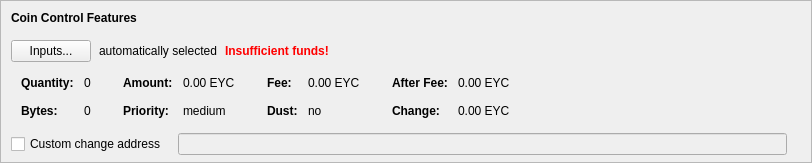
    <widget class="QFrame" name="frameCoinControl">
     <property name="sizePolicy">
      <sizepolicy hsizetype="Expanding" vsizetype="Expanding">
       <horstretch>0</horstretch>
       <verstretch>0</verstretch>
      </sizepolicy>
     </property>
     <property name="maximumSize">
      <size>
       <width>16777215</width>
       <height>16777215</height>
      </size>
     </property>
     <property name="frameShape">
      <enum>QFrame::StyledPanel</enum>
     </property>
     <property name="frameShadow">
      <enum>QFrame::Sunken</enum>
     </property>
     <layout class="QVBoxLayout" name="verticalLayoutCoinControl2">
      <property name="spacing">
       <number>0</number>
      </property>
      <property name="leftMargin">
       <number>0</number>
      </property>
      <property name="topMargin">
       <number>0</number>
      </property>
      <property name="rightMargin">
       <number>0</number>
      </property>
      <property name="bottomMargin">
       <number>6</number>
      </property>
      <item>
       <layout class="QVBoxLayout" name="verticalLayoutCoinControl" stretch="0,0,0,0,1">
        <property name="spacing">
         <number>0</number>
        </property>
        <property name="leftMargin">
         <number>10</number>
        </property>
        <property name="topMargin">
         <number>10</number>
        </property>
        <item>
         <layout class="QHBoxLayout" name="horizontalLayoutCoinControl1">
          <property name="bottomMargin">
           <number>15</number>
          </property>
          <item>
           <widget class="QLabel" name="labelCoinControlFeatures">
            <property name="sizePolicy">
             <sizepolicy hsizetype="Preferred" vsizetype="Maximum">
              <horstretch>0</horstretch>
              <verstretch>0</verstretch>
             </sizepolicy>
            </property>
            <property name="font">
             <font>
              <weight>75</weight>
              <bold>true</bold>
             </font>
            </property>
            <property name="styleSheet">
             <string notr="true">font-weight:bold;</string>
            </property>
            <property name="text">
             <string>Coin Control Features</string>
            </property>
           </widget>
          </item>
         </layout>
        </item>
        <item>
         <layout class="QHBoxLayout" name="horizontalLayoutCoinControl2" stretch="0,0,0,0">
          <property name="spacing">
           <number>8</number>
          </property>
          <property name="bottomMargin">
           <number>10</number>
          </property>
          <item>
           <widget class="QPushButton" name="pushButtonCoinControl">
            <property name="styleSheet">
             <string notr="true"/>
            </property>
            <property name="text">
             <string>Inputs...</string>
            </property>
            <property name="autoDefault">
             <bool>false</bool>
            </property>
           </widget>
          </item>
          <item>
           <widget class="QLabel" name="labelCoinControlAutomaticallySelected">
            <property name="text">
             <string>automatically selected</string>
            </property>
            <property name="margin">
             <number>5</number>
            </property>
           </widget>
          </item>
          <item>
           <widget class="QLabel" name="labelCoinControlInsuffFunds">
            <property name="font">
             <font>
              <weight>75</weight>
              <bold>true</bold>
             </font>
            </property>
            <property name="styleSheet">
             <string notr="true">color:red;font-weight:bold;</string>
            </property>
            <property name="text">
             <string>Insufficient funds!</string>
            </property>
            <property name="margin">
             <number>5</number>
            </property>
           </widget>
          </item>
          <item>
           <spacer name="horizontalSpacerCoinControl">
            <property name="orientation">
             <enum>Qt::Horizontal</enum>
            </property>
            <property name="sizeHint" stdset="0">
             <size>
              <width>40</width>
              <height>1</height>
             </size>
            </property>
           </spacer>
          </item>
         </layout>
        </item>
        <item>
         <widget class="QWidget" name="widgetCoinControl" native="true">
          <property name="sizePolicy">
           <sizepolicy hsizetype="Preferred" vsizetype="Preferred">
            <horstretch>0</horstretch>
            <verstretch>0</verstretch>
           </sizepolicy>
          </property>
          <property name="minimumSize">
           <size>
            <width>0</width>
            <height>0</height>
           </size>
          </property>
          <property name="styleSheet">
           <string notr="true"/>
          </property>
          <layout class="QHBoxLayout" name="horizontalLayoutCoinControl5">
           <property name="leftMargin">
            <number>0</number>
           </property>
           <property name="topMargin">
            <number>0</number>
           </property>
           <property name="rightMargin">
            <number>0</number>
           </property>
           <property name="bottomMargin">
            <number>0</number>
           </property>
           <item>
            <layout class="QHBoxLayout" name="horizontalLayoutCoinControl3" stretch="0,0,0,1">
             <property name="spacing">
              <number>20</number>
             </property>
             <property name="topMargin">
              <number>0</number>
             </property>
             <property name="bottomMargin">
              <number>10</number>
             </property>
             <item>
              <layout class="QFormLayout" name="formLayoutCoinControl1">
               <property name="horizontalSpacing">
                <number>10</number>
               </property>
               <property name="verticalSpacing">
                <number>14</number>
               </property>
               <property name="leftMargin">
                <number>10</number>
               </property>
               <property name="topMargin">
                <number>4</number>
               </property>
               <property name="rightMargin">
                <number>6</number>
               </property>
               <item row="0" column="0">
                <widget class="QLabel" name="labelCoinControlQuantityText">
                 <property name="font">
                  <font>
                   <weight>75</weight>
                   <bold>true</bold>
                  </font>
                 </property>
                 <property name="text">
                  <string>Quantity:</string>
                 </property>
                 <property name="margin">
                  <number>0</number>
                 </property>
                </widget>
               </item>
               <item row="0" column="1">
                <widget class="QLabel" name="labelCoinControlQuantity">
                 <property name="cursor">
                  <cursorShape>IBeamCursor</cursorShape>
                 </property>
                 <property name="contextMenuPolicy">
                  <enum>Qt::ActionsContextMenu</enum>
                 </property>
                 <property name="text">
                  <string notr="true">0</string>
                 </property>
                 <property name="margin">
                  <number>0</number>
                 </property>
                 <property name="textInteractionFlags">
                  <set>Qt::LinksAccessibleByMouse|Qt::TextSelectableByKeyboard|Qt::TextSelectableByMouse</set>
                 </property>
                </widget>
               </item>
               <item row="1" column="0">
                <widget class="QLabel" name="labelCoinControlBytesText">
                 <property name="font">
                  <font>
                   <weight>75</weight>
                   <bold>true</bold>
                  </font>
                 </property>
                 <property name="text">
                  <string>Bytes:</string>
                 </property>
                </widget>
               </item>
               <item row="1" column="1">
                <widget class="QLabel" name="labelCoinControlBytes">
                 <property name="cursor">
                  <cursorShape>IBeamCursor</cursorShape>
                 </property>
                 <property name="contextMenuPolicy">
                  <enum>Qt::ActionsContextMenu</enum>
                 </property>
                 <property name="text">
                  <string notr="true">0</string>
                 </property>
                 <property name="textInteractionFlags">
                  <set>Qt::LinksAccessibleByMouse|Qt::TextSelectableByKeyboard|Qt::TextSelectableByMouse</set>
                 </property>
                </widget>
               </item>
              </layout>
             </item>
             <item>
              <layout class="QFormLayout" name="formLayoutCoinControl2">
               <property name="horizontalSpacing">
                <number>10</number>
               </property>
               <property name="verticalSpacing">
                <number>14</number>
               </property>
               <property name="leftMargin">
                <number>6</number>
               </property>
               <property name="topMargin">
                <number>4</number>
               </property>
               <property name="rightMargin">
                <number>6</number>
               </property>
               <item row="0" column="0">
                <widget class="QLabel" name="labelCoinControlAmountText">
                 <property name="font">
                  <font>
                   <weight>75</weight>
                   <bold>true</bold>
                  </font>
                 </property>
                 <property name="text">
                  <string>Amount:</string>
                 </property>
                 <property name="margin">
                  <number>0</number>
                 </property>
                </widget>
               </item>
               <item row="0" column="1">
                <widget class="QLabel" name="labelCoinControlAmount">
                 <property name="cursor">
                  <cursorShape>IBeamCursor</cursorShape>
                 </property>
                 <property name="contextMenuPolicy">
                  <enum>Qt::ActionsContextMenu</enum>
                 </property>
                 <property name="text">
                  <string notr="true">0.00 EYC</string>
                 </property>
                 <property name="textInteractionFlags">
                  <set>Qt::LinksAccessibleByMouse|Qt::TextSelectableByKeyboard|Qt::TextSelectableByMouse</set>
                 </property>
                </widget>
               </item>
               <item row="1" column="0">
                <widget class="QLabel" name="labelCoinControlPriorityText">
                 <property name="font">
                  <font>
                   <weight>75</weight>
                   <bold>true</bold>
                  </font>
                 </property>
                 <property name="text">
                  <string>Priority:</string>
                 </property>
                </widget>
               </item>
               <item row="1" column="1">
                <widget class="QLabel" name="labelCoinControlPriority">
                 <property name="cursor">
                  <cursorShape>IBeamCursor</cursorShape>
                 </property>
                 <property name="contextMenuPolicy">
                  <enum>Qt::ActionsContextMenu</enum>
                 </property>
                 <property name="text">
                  <string notr="true">medium</string>
                 </property>
                 <property name="textInteractionFlags">
                  <set>Qt::LinksAccessibleByMouse|Qt::TextSelectableByKeyboard|Qt::TextSelectableByMouse</set>
                 </property>
                </widget>
               </item>
              </layout>
             </item>
             <item>
              <layout class="QFormLayout" name="formLayoutCoinControl3">
               <property name="horizontalSpacing">
                <number>10</number>
               </property>
               <property name="verticalSpacing">
                <number>14</number>
               </property>
               <property name="leftMargin">
                <number>6</number>
               </property>
               <property name="topMargin">
                <number>4</number>
               </property>
               <property name="rightMargin">
                <number>6</number>
               </property>
               <item row="0" column="0">
                <widget class="QLabel" name="labelCoinControlFeeText">
                 <property name="font">
                  <font>
                   <weight>75</weight>
                   <bold>true</bold>
                  </font>
                 </property>
                 <property name="text">
                  <string>Fee:</string>
                 </property>
                 <property name="margin">
                  <number>0</number>
                 </property>
                </widget>
               </item>
               <item row="0" column="1">
                <widget class="QLabel" name="labelCoinControlFee">
                 <property name="cursor">
                  <cursorShape>IBeamCursor</cursorShape>
                 </property>
                 <property name="contextMenuPolicy">
                  <enum>Qt::ActionsContextMenu</enum>
                 </property>
                 <property name="text">
                  <string notr="true">0.00 EYC</string>
                 </property>
                 <property name="textInteractionFlags">
                  <set>Qt::LinksAccessibleByMouse|Qt::TextSelectableByKeyboard|Qt::TextSelectableByMouse</set>
                 </property>
                </widget>
               </item>
               <item row="1" column="0">
                <widget class="QLabel" name="labelCoinControlLowOutputText">
                 <property name="font">
                  <font>
                   <weight>75</weight>
                   <bold>true</bold>
                  </font>
                 </property>
                 <property name="text">
                  <string>Dust:</string>
                 </property>
                </widget>
               </item>
               <item row="1" column="1">
                <widget class="QLabel" name="labelCoinControlLowOutput">
                 <property name="cursor">
                  <cursorShape>IBeamCursor</cursorShape>
                 </property>
                 <property name="contextMenuPolicy">
                  <enum>Qt::ActionsContextMenu</enum>
                 </property>
                 <property name="text">
                  <string notr="true">no</string>
                 </property>
                 <property name="textInteractionFlags">
                  <set>Qt::LinksAccessibleByMouse|Qt::TextSelectableByKeyboard|Qt::TextSelectableByMouse</set>
                 </property>
                </widget>
               </item>
              </layout>
             </item>
             <item>
              <layout class="QFormLayout" name="formLayoutCoinControl4">
               <property name="horizontalSpacing">
                <number>10</number>
               </property>
               <property name="verticalSpacing">
                <number>14</number>
               </property>
               <property name="leftMargin">
                <number>6</number>
               </property>
               <property name="topMargin">
                <number>4</number>
               </property>
               <property name="rightMargin">
                <number>6</number>
               </property>
               <item row="0" column="0">
                <widget class="QLabel" name="labelCoinControlAfterFeeText">
                 <property name="font">
                  <font>
                   <weight>75</weight>
                   <bold>true</bold>
                  </font>
                 </property>
                 <property name="text">
                  <string>After Fee:</string>
                 </property>
                 <property name="margin">
                  <number>0</number>
                 </property>
                </widget>
               </item>
               <item row="0" column="1">
                <widget class="QLabel" name="labelCoinControlAfterFee">
                 <property name="cursor">
                  <cursorShape>IBeamCursor</cursorShape>
                 </property>
                 <property name="contextMenuPolicy">
                  <enum>Qt::ActionsContextMenu</enum>
                 </property>
                 <property name="text">
                  <string notr="true">0.00 EYC</string>
                 </property>
                 <property name="textInteractionFlags">
                  <set>Qt::LinksAccessibleByMouse|Qt::TextSelectableByKeyboard|Qt::TextSelectableByMouse</set>
                 </property>
                </widget>
               </item>
               <item row="1" column="0">
                <widget class="QLabel" name="labelCoinControlChangeText">
                 <property name="font">
                  <font>
                   <weight>75</weight>
                   <bold>true</bold>
                  </font>
                 </property>
                 <property name="text">
                  <string>Change:</string>
                 </property>
                </widget>
               </item>
               <item row="1" column="1">
                <widget class="QLabel" name="labelCoinControlChange">
                 <property name="cursor">
                  <cursorShape>IBeamCursor</cursorShape>
                 </property>
                 <property name="contextMenuPolicy">
                  <enum>Qt::ActionsContextMenu</enum>
                 </property>
                 <property name="text">
                  <string notr="true">0.00 EYC</string>
                 </property>
                 <property name="textInteractionFlags">
                  <set>Qt::LinksAccessibleByMouse|Qt::TextSelectableByKeyboard|Qt::TextSelectableByMouse</set>
                 </property>
                </widget>
               </item>
              </layout>
             </item>
            </layout>
           </item>
          </layout>
         </widget>
        </item>
        <item>
         <layout class="QHBoxLayout" name="horizontalLayoutCoinControl4" stretch="0,0,0">
          <property name="spacing">
           <number>12</number>
          </property>
          <property name="sizeConstraint">
           <enum>QLayout::SetDefaultConstraint</enum>
          </property>
          <property name="topMargin">
           <number>5</number>
          </property>
          <property name="rightMargin">
           <number>5</number>
          </property>
          <item>
           <widget class="QCheckBox" name="checkBoxCoinControlChange">
            <property name="toolTip">
             <string>If this is activated, but the change address is empty or invalid, change will be sent to a newly generated address.</string>
            </property>
            <property name="text">
             <string>Custom change address</string>
            </property>
           </widget>
          </item>
          <item>
           <widget class="QValidatedLineEdit" name="lineEditCoinControlChange">
            <property name="enabled">
             <bool>false</bool>
            </property>
            <property name="sizePolicy">
             <sizepolicy hsizetype="Expanding" vsizetype="Fixed">
              <horstretch>0</horstretch>
              <verstretch>0</verstretch>
             </sizepolicy>
            </property>
           </widget>
          </item>
          <item>
           <widget class="QLabel" name="labelCoinControlChangeLabel">
            <property name="sizePolicy">
             <sizepolicy hsizetype="Preferred" vsizetype="Expanding">
              <horstretch>0</horstretch>
              <verstretch>0</verstretch>
             </sizepolicy>
            </property>
            <property name="minimumSize">
             <size>
              <width>0</width>
              <height>0</height>
             </size>
            </property>
            <property name="text">
             <string/>
            </property>
            <property name="margin">
             <number>3</number>
            </property>
           </widget>
          </item>
         </layout>
        </item>
        <item>
         <spacer name="verticalSpacerCoinControl">
          <property name="orientation">
           <enum>Qt::Vertical</enum>
          </property>
          <property name="sizeHint" stdset="0">
           <size>
            <width>800</width>
            <height>1</height>
           </size>
          </property>
         </spacer>
        </item>
       </layout>
      </item>
     </layout>
    </widget>
